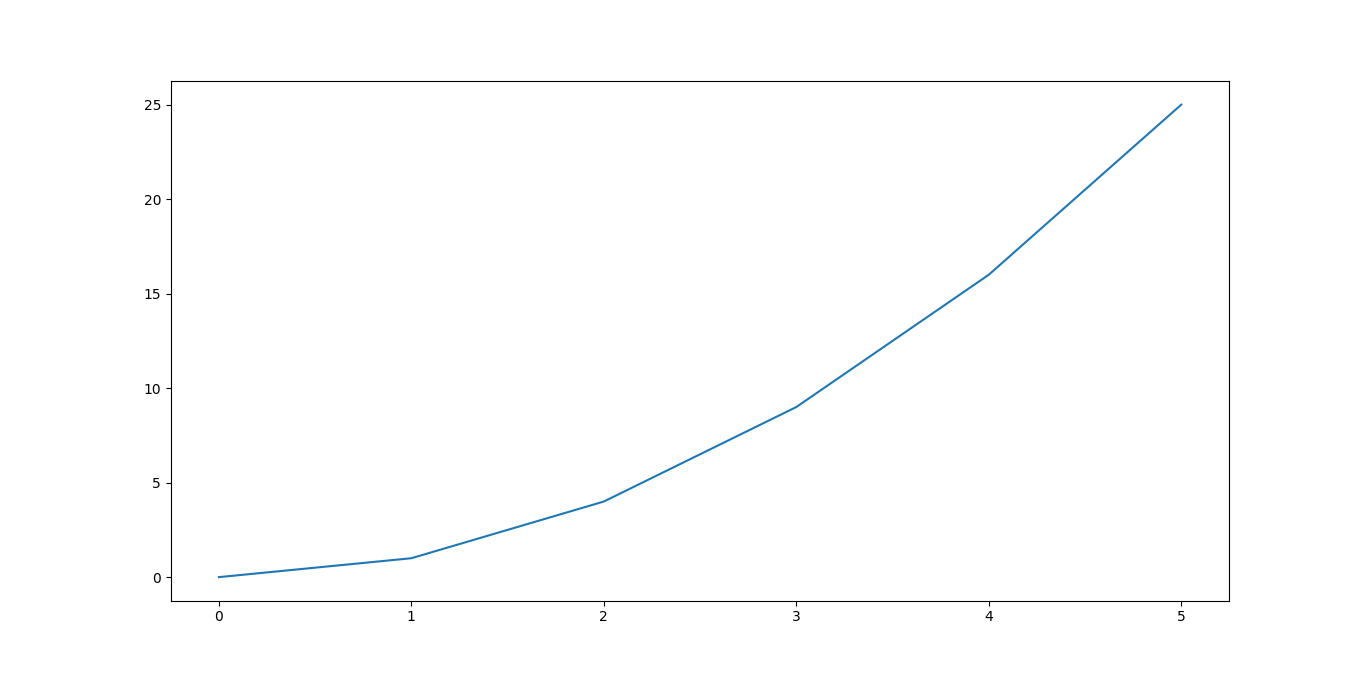

Reproduce this figure in Python.
import matplotlib.pyplot as plt

points = [0, 1, 4, 9, 16, 25]
fig, ax = plt.subplots()
ax.plot(points)

plt.show()
